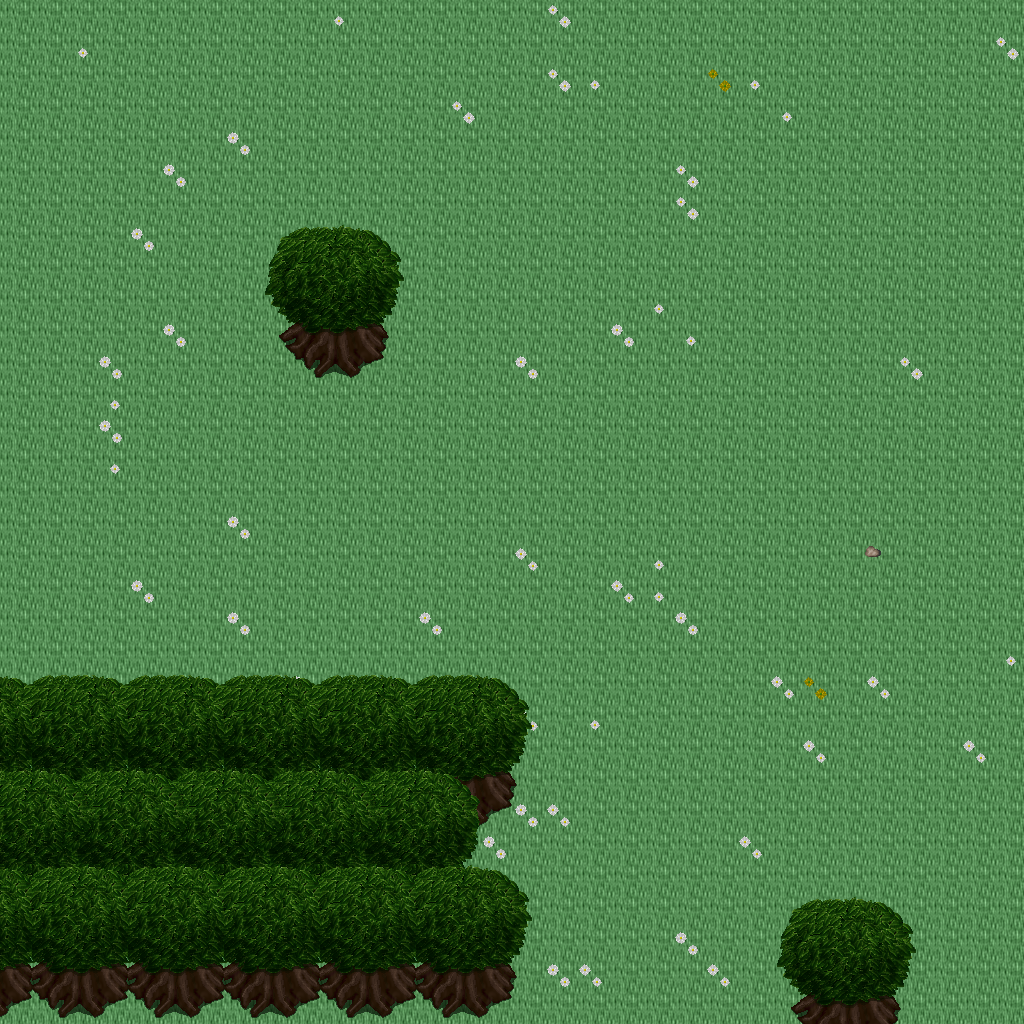

The image is a tile-based game level rendered from a .tmx file. Its description and source (layers, tilesets, objects; grid data summarised) follow:
An orthogonal 32x32 tile map with 32x32 px tiles, 5 tile layers (Ground, Objects, Objects2, Above, ...), 1 hidden layer not drawn, 35 tilesets.

<map version="1.10" tiledversion="1.11.0" orientation="orthogonal" renderorder="right-down" width="32" height="32" tilewidth="32" tileheight="32" infinite="0" nextlayerid="11" nextobjectid="1">
 <tileset firstgid="1" name="ground_ground" tilewidth="32" tileheight="32" tilecount="33" columns="3">
  <image source="../drawable/ground_ground.png" width="96" height="352" />
 </tileset>
 <tileset firstgid="34" name="ground_ice_ice" tilewidth="32" tileheight="32" tilecount="3" columns="3">
  <image source="../drawable/ground_ice_ice.png" width="96" height="32" />
 </tileset>
 <tileset firstgid="37" name="plant_flower_daisy_white" tilewidth="32" tileheight="32" tilecount="8" columns="2">
  <image source="../drawable/plant_flower_daisy_white.png" width="64" height="128" />
 </tileset>
 <tileset firstgid="45" name="ground_rock_pebbles" tilewidth="32" tileheight="32" tilecount="3" columns="1">
  <image source="../drawable/ground_rock_pebbles.png" width="32" height="96" />
 </tileset>
 <tileset firstgid="48" name="plant_grasses" tilewidth="32" tileheight="32" tilecount="6" columns="3">
  <image source="../drawable/plant_grasses.png" width="96" height="64" />
 </tileset>
 <tileset firstgid="54" name="plant_leaves" tilewidth="32" tileheight="32" tilecount="8" columns="4">
  <image source="../drawable/plant_leaves.png" width="128" height="64" />
 </tileset>
 <tileset firstgid="62" name="ground_grass_edges" tilewidth="32" tileheight="32" tilecount="36" columns="12">
  <image source="../drawable/ground_grass_edges.png" width="384" height="96" />
 </tileset>
 <tileset firstgid="98" name="plant_flower_daisy_yellow" tilewidth="32" tileheight="32" tilecount="8" columns="2">
  <image source="../drawable/plant_flower_daisy_yellow.png" width="64" height="128" />
 </tileset>
 <tileset firstgid="106" name="plant_bush_bushes" tilewidth="32" tileheight="32" tilecount="10" columns="5">
  <image source="../drawable/plant_bush_bushes.png" width="160" height="64" />
 </tileset>
 <tileset firstgid="116" name="plant_stump_stump_brown" tilewidth="32" tileheight="32" tilecount="4" columns="2">
  <image source="../drawable/plant_stump_stump_brown.png" width="64" height="64" />
 </tileset>
 <tileset firstgid="120" name="plant_stump_stump_green" tilewidth="32" tileheight="32" tilecount="4" columns="2">
  <image source="../drawable/plant_stump_stump_green.png" width="64" height="64" />
 </tileset>
 <tileset firstgid="124" name="item_pot_pot_golden" tilewidth="32" tileheight="32" tilecount="4" columns="4">
  <image source="../drawable/item_pot_pot_golden.png" width="128" height="32" />
 </tileset>
 <tileset firstgid="128" name="plant_tree_tree_darkgreen" tilewidth="32" tileheight="32" tilecount="88" columns="8">
  <image source="../drawable/plant_tree_tree_darkgreen.png" width="256" height="352" />
 </tileset>
 <tileset firstgid="216" name="plant_flower_daisy_blue" tilewidth="32" tileheight="32" tilecount="8" columns="2">
  <image source="../drawable/plant_flower_daisy_blue.png" width="64" height="128" />
 </tileset>
 <tileset firstgid="224" name="ground_water_water_bubbles" tilewidth="32" tileheight="32" tilecount="32" columns="8">
  <image source="../drawable/ground_water_water_bubbles.png" width="256" height="128" />
 </tileset>
 <tileset firstgid="256" name="ground_water_pool" tilewidth="32" tileheight="32" tilecount="72" columns="3">
  <image source="../drawable/ground_water_pool.png" width="96" height="768" />
 </tileset>
 <tileset firstgid="328" name="building_castle" tilewidth="32" tileheight="32" tilecount="320" columns="20">
  <image source="../drawable/building_castle.png" width="640" height="512" />
 </tileset>
 <tileset firstgid="648" name="ground_cobbled_paving" tilewidth="32" tileheight="32" tilecount="1" columns="1">
  <image source="../drawable/ground_cobbled_paving.png" width="32" height="32" />
 </tileset>
 <tileset firstgid="649" name="ground_grass_corners" tilewidth="32" tileheight="32" tilecount="24" columns="6">
  <image source="../drawable/ground_grass_corners.png" width="192" height="128" />
 </tileset>
 <tileset firstgid="673" name="building_fence_fence_chunky" tilewidth="32" tileheight="32" tilecount="21" columns="3">
  <image source="../drawable/building_fence_fence_chunky.png" width="96" height="224" />
 </tileset>
 <tileset firstgid="694" name="item_sign_large" tilewidth="32" tileheight="32" tilecount="15" columns="5">
  <image source="../drawable/item_sign_large.png" width="160" height="96" />
 </tileset>
 <tileset firstgid="709" name="building_decoration_fancy_gate" tilewidth="32" tileheight="32" tilecount="12" columns="3">
  <image source="../drawable/building_decoration_fancy_gate.png" width="96" height="128" />
 </tileset>
 <tileset firstgid="721" name="logic_creature_rodent" tilewidth="32" tileheight="32" tilecount="8" columns="8">
  <image source="../drawable/logic_creature_rodent.png" width="256" height="32" />
 </tileset>
 <tileset firstgid="729" name="logic_creature_animal" tilewidth="32" tileheight="32" tilecount="32" columns="8">
  <image source="../drawable/logic_creature_animal.png" width="256" height="128" />
 </tileset>
 <tileset firstgid="761" name="logic_item_mushroom" tilewidth="32" tileheight="32" tilecount="6" columns="6">
  <image source="../drawable/logic_item_mushroom.png" width="192" height="32" />
 </tileset>
 <tileset firstgid="767" name="logic_item_sheepfood" tilewidth="32" tileheight="32" tilecount="1" columns="1">
  <image source="../drawable/logic_item_sheepfood.png" width="32" height="32" />
 </tileset>
 <tileset firstgid="768" name="logic_collision" tilewidth="32" tileheight="32" tilecount="1" columns="1">
  <image source="../drawable/logic_collision.png" width="32" height="32" />
 </tileset>
 <tileset firstgid="769" name="logic_protection" tilewidth="32" tileheight="32" tilecount="2" columns="2">
  <image source="../drawable/logic_protection.png" width="64" height="32" />
 </tileset>
 <tileset firstgid="771" name="ground_green_paving" tilewidth="32" tileheight="32" tilecount="18" columns="3">
  <image source="../drawable/ground_green_paving.png" width="96" height="192" />
 </tileset>
 <tileset firstgid="789" name="item_hen_nest" tilewidth="32" tileheight="32" tilecount="1" columns="1">
  <image source="../drawable/item_hen_nest.png" width="32" height="32" />
 </tileset>
 <tileset firstgid="790" name="logic_item_dairy" tilewidth="32" tileheight="32" tilecount="1" columns="1">
  <image source="../drawable/logic_item_dairy.png" width="32" height="32" />
 </tileset>
 <tileset firstgid="791" name="light_door_light_ew" tilewidth="32" tileheight="32" tilecount="18" columns="6">
  <image source="../drawable/light_door_light_ew.png" width="192" height="96" />
 </tileset>
 <tileset firstgid="809" name="building_barnyard" tilewidth="32" tileheight="32" tilecount="200" columns="8">
  <image source="../drawable/building_barnyard.png" width="256" height="800" />
 </tileset>
 <tileset firstgid="1009" name="logic_creature_reptile" tilewidth="32" tileheight="32" tilecount="7" columns="7">
  <image source="../drawable/logic_creature_reptile.png" width="224" height="32" />
 </tileset>
 <tileset firstgid="1016" name="logic_creature_fowl" tilewidth="32" tileheight="32" tilecount="6" columns="6">
  <image source="../drawable/logic_creature_fowl.png" width="192" height="32" />
 </tileset>
 <layer id="1" name="Ground" width="32" height="32">
  <data>[1024 cells, 1024 non-empty, 1 distinct tile ids]</data>
 </layer>
 <layer id="2" name="Objects" width="32" height="32">
  <data>[1024 cells, 64 non-empty, 8 distinct tile ids]</data>
 </layer>
 <layer id="3" name="Objects2" width="32" height="32">
  <data>[1024 cells, 39 non-empty, 7 distinct tile ids]</data>
 </layer>
 <layer id="4" name="Above" width="32" height="32">
  <data>[1024 cells, 184 non-empty, 40 distinct tile ids]</data>
 </layer>
 <layer id="5" name="Above2" width="32" height="32">
  <data>[1024 cells, 6 non-empty, 2 distinct tile ids]</data>
 </layer>
 <layer id="6" name="Walkable" width="32" height="32" visible="0">
  <data>[1024 cells, 165 non-empty, 1 distinct tile ids]</data>
 </layer>
 <objectgroup id="7" name="Mapevents" />
 <objectgroup id="8" name="Spawn" />
 <objectgroup id="9" name="Keys" />
 <objectgroup id="10" name="Replace" />
</map>
